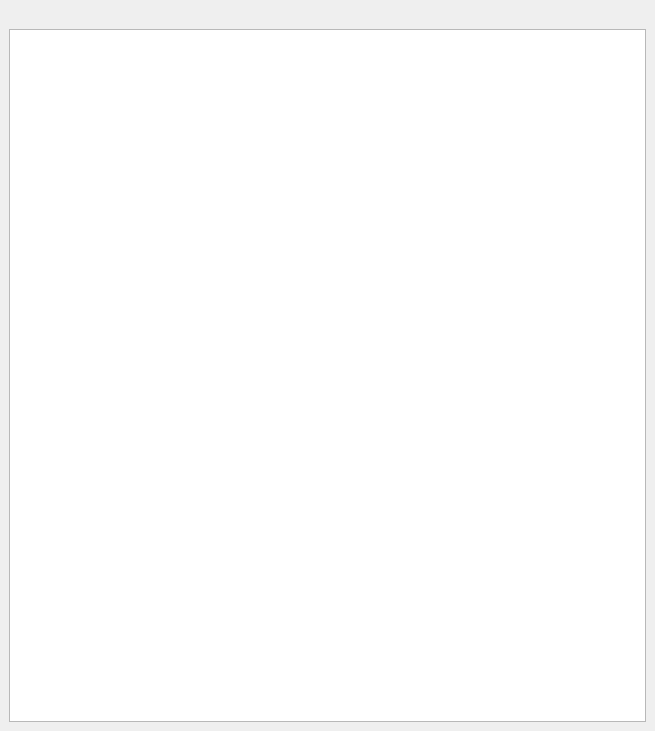
<?xml version="1.0" encoding="UTF-8"?>
<ui version="4.0">
 <class>WaysCalcDockWidgetBase</class>
 <widget class="QDockWidget" name="WaysCalcDockWidgetBase">
  <property name="geometry">
   <rect>
    <x>0</x>
    <y>0</y>
    <width>655</width>
    <height>731</height>
   </rect>
  </property>
  <property name="windowTitle">
   <string>Ways Calc</string>
  </property>
  <widget class="QWidget" name="dockWidgetContents">
   <layout class="QGridLayout" name="gridLayout">
    <item row="0" column="0">
     <widget class="QLabel" name="labelResult">
      <property name="text">
       <string/>
      </property>
     </widget>
    </item>
    <item row="2" column="0">
     <widget class="QTableWidget" name="tableResult">
      <property name="editTriggers">
       <set>QAbstractItemView::NoEditTriggers</set>
      </property>
      <property name="selectionMode">
       <enum>QAbstractItemView::SingleSelection</enum>
      </property>
      <property name="selectionBehavior">
       <enum>QAbstractItemView::SelectRows</enum>
      </property>
      <property name="sortingEnabled">
       <bool>true</bool>
      </property>
     </widget>
    </item>
    <item row="1" column="0">
     <layout class="QHBoxLayout" name="horizontalLayout"/>
    </item>
   </layout>
  </widget>
 </widget>
 <resources/>
 <connections/>
</ui>
